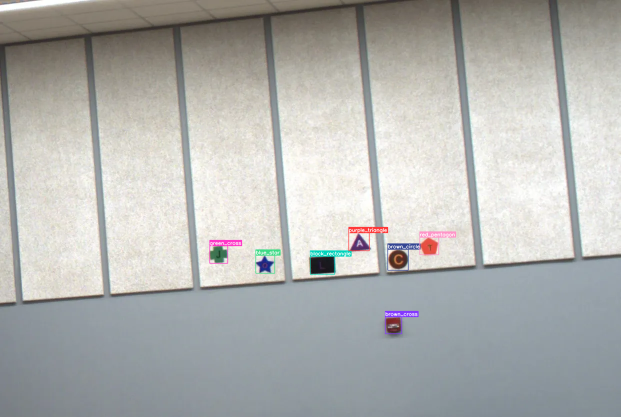
//> input picture runs/detect/predict/Real_Img2.webp, 1241 x 833 px (shown at 1/2 size)
$ ./yolo_detect runs/detect/predict/Real_Img2.webp   (built with g++ and OpenCV 4, the #if around main switched on)
//> lines starting //> are read from the running program, lines starting //| are printed output that depends on the picture
//> in detect, img is the input picture: 833 rows x 1241 cols, CV_8UC3; mean B, G, R 176.6, 179, 178.1
### yolo_detect.hpp
#pragma once
#include <tuple>
#include <string>
#include <vector>

std::vector<std::tuple<std::string,int,int>>
detect(const std::string& imgPath);

### yolo_detect.cpp
// TO COMPILE: y8_detect.cpp  ──  g++ -std=c++17 y8_detect.cpp -o y8 `pkg-config --cflags --libs opencv4`

#include <opencv2/opencv.hpp>
#include <opencv2/dnn.hpp>
#include "yolo_detect.hpp"
#include <fstream>
#include <iostream>
#include <tuple>


static std::vector<std::string> loadNames(const std::string& file)
{
    std::vector<std::string> v;  std::ifstream ifs(file);
    for(std::string s; std::getline(ifs,s);) if(!s.empty()) v.push_back(s);
    return v;
}

// letter-box to square, returning scale & pad so we can reverse coords
static cv::Mat letterbox(const cv::Mat& img,int newSz,float& gain,int& dx,int& dy)
{
//> called with newSz = 640
    int h=img.rows, w=img.cols;
//> h = 833; w = 1241
    gain = newSz / float(std::max(h,w));
//> gain = 0.516
    int nw=int(w*gain), nh=int(h*gain);
//> nw = 640; nh = 429

    cv::Mat r; cv::resize(img,r,{nw,nh});
//> after `cv::resize(img, r, { nw, nh })`:
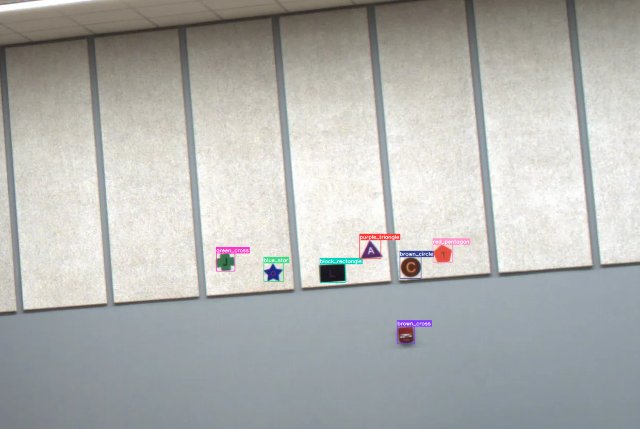
//> r: 429 rows x 640 cols, CV_8UC3; mean B, G, R 176.5, 178.9, 178
    cv::Mat canvas(newSz,newSz,CV_8UC3,cv::Scalar(114,114,114));
    dx=(newSz-nw)/2; dy=(newSz-nh)/2;
//> after `dx =(newSz - nw)/ 2`: dx = 0
//> after `dy =(newSz - nh)/ 2`: dy = 105
    r.copyTo(canvas(cv::Rect(dx,dy,nw,nh)));
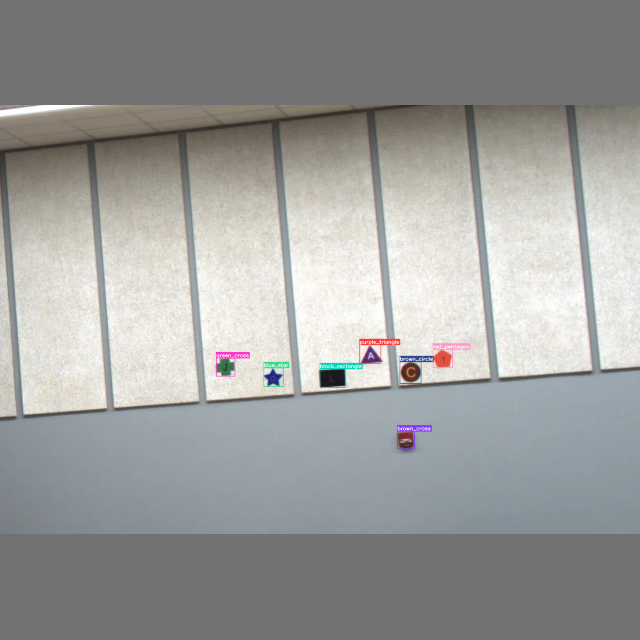
//> canvas: 640 rows x 640 cols, CV_8UC3; mean B, G, R 155.9, 157.5, 156.9
    return canvas;
}

// ---------- global singletons (lazy-init) -----------------------------------
static cv::dnn::Net& net()
{
    static cv::dnn::Net n = cv::dnn::readNetFromONNX("yolov8n.onnx");
    n.setPreferableBackend(cv::dnn::DNN_BACKEND_DEFAULT);
    n.setPreferableTarget(cv::dnn::DNN_TARGET_CPU);
    return n;
}
static std::vector<std::string>& names()
{
    static std::vector<std::string> n = loadNames("coco.names");
    return n;
}

// ---------- main API --------------------------------------------------------
std::vector<std::tuple<std::string,int,int>>
detect(const std::string& imgPath)
{
    std::vector<std::tuple<std::string,int,int>> out;

    cv::Mat img=cv::imread(imgPath);
    if(img.empty()){std::cerr<<"bad image: "<<imgPath<<"\n"; return out;}

    float gain; int dx,dy;
    cv::Mat inp = letterbox(img,640,gain,dx,dy);
//> gain = 0.516; dx = 0; dy = 105

    cv::Mat blob=cv::dnn::blobFromImage(inp,1/255.0,{640,640},cv::Scalar(),true,false);
    net().setInput(blob);

    std::vector<cv::Mat> outs; net().forward(outs,net().getUnconnectedOutLayersNames());
    cv::Mat o=outs[0];                        // (1,84,8400)  or (1,8400,84)

    // layout fix
    if(o.dims==3 && o.size[0]==1 && o.size[1]<o.size[2]){  // (1,84,8400)
        o = o.reshape(1,o.size[1]); cv::transpose(o,o);    // (8400,84)
    } else {                                               // (1,8400,84)
        o = o.reshape(1,o.size[2]);                        // (8400,84)
    }

    const int rows=o.rows, nc=o.cols-4;        // 4 box + 80 classes
    float* data=(float*)o.data;

    std::vector<int>   ids;  std::vector<float> confs;  std::vector<cv::Rect> boxes;
    const float confTh = 0.40f;     // drop low‑confidence duplicates
    const float nmsTh  = 0.45f;

    for(int i=0;i<rows;++i,data+=o.cols)
    {
        // best class score
        cv::Mat scores(1,nc,CV_32F,data+4);
        cv::Point cid; double best; cv::minMaxLoc(scores,nullptr,&best,nullptr,&cid);
        if(best<confTh) continue;

        float cx=data[0],  cy=data[1],  w=data[2],  h=data[3];   // already in 640‑px space

        // reverse to original image
        float cx0=(cx-dx)/gain, cy0=(cy-dy)/gain, w0=w/gain, h0=h/gain;
        int   left=int(cx0-w0/2), top=int(cy0-h0/2);

        ids.push_back(cid.x); confs.push_back((float)best);
        boxes.emplace_back(left,top,int(w0),int(h0));
    }

    std::vector<int> keep; cv::dnn::NMSBoxes(boxes,confs,confTh,nmsTh,keep);
    for(int k:keep){
        const auto& b=boxes[k];
        int cx=b.x+b.width/2, cy=b.y+b.height/2;
        out.emplace_back(names()[ids[k]],cx,cy);
    }
    return out;
}

// --------------------------- tiny demo --------------------------------------
#ifdef DEMO
int main(int argc,char**argv)
{
    if(argc<2){std::cerr<<"usage: "<<argv[0]<<" image.jpg\n"; return 1;}
//> (the run ends here: the program stops with an error, at `static cv::dnn::Net n = cv::dnn::readNetFromONNX("yolov8n.onnx");`)
